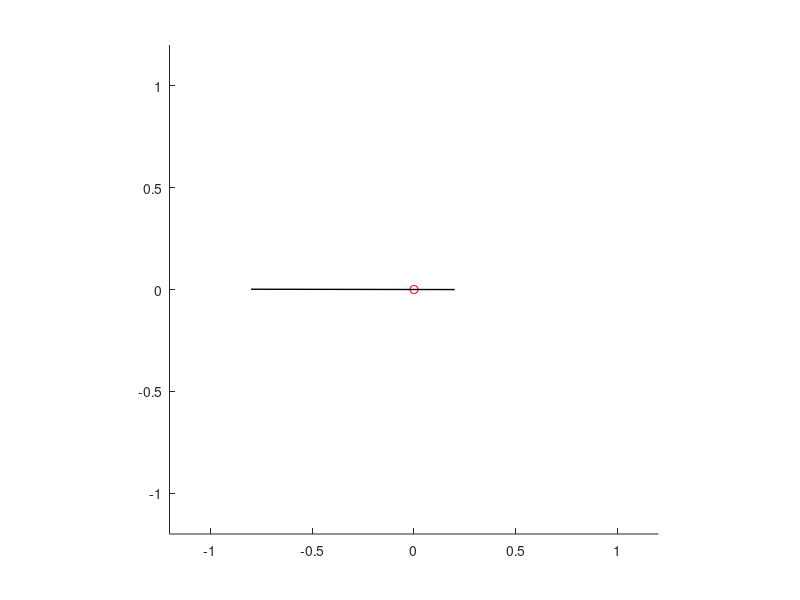

Here is the MATLAB script that generated this plot:
function draw()
  draw_simulation()
  %draw_simulation(x,w)
  %draw_plot(t,x,u)
  %draw_profesor(x)
  
end

function draw_plot(t,x,u)
    axis([0,10,-1,1]*2)
    plot(t,x(1),'k--.',t,x(2),'r--.')
end

function draw_simulation(x,w)
    clf();
    hold on;
    axis square;
    axis([-1,1,-1,1]*1.2)

    q1=3.14;%angular position
    q2=0.3;%linear position
    l2=1;%length of the arm
    d2=l2/2;
    
    arm=   [0 l2;
             0 0;
             1 1];

    M_rotate_arm=[cos(q1) -sin(q1) 0; 
              sin(q1) cos(q1) 0;
              0 0 1];

    M_translate_arm=[1 0 q2-d2; 0 1 0; 0 0 1];


    arm_transformed=M_rotate_arm*M_translate_arm*arm;

    p=[l2*cos(q1) - cos(q1)*(d2 - q2);
       l2*sin(q1) - sin(q1)*(d2 - q2)]%tip position

    %p = nsidedpoly(1000, 'Center', c, 'Radius', r);
    %plot(p, 'FaceColor', 'w')
    %plot(w(1),w(2),'+ red')
    plot(0,0,'o red')
    plot(arm_transformed(1,:),arm_transformed(2,:),'black','LineWidth',1);
end